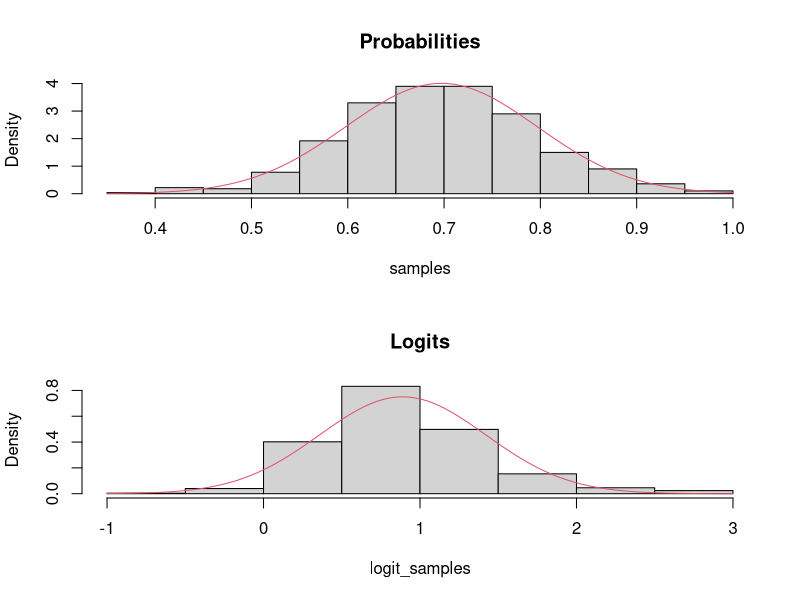

Recreate this plot in R.
set.seed(1234)
library(MASS)

samples <- rnorm(1000, mean = 0.7, sd = 0.1)
samples <- pmin(pmax(samples, 0.01), 0.99)
print(length(samples))

logit <- qlogis
logit_samples <- logit(samples)
logit_samples <- pmin(pmax(logit_samples, -3), 3)

fit <- fitdistr(samples, "normal")
fit_logit <- fitdistr(logit_samples, "normal")

par(mfrow = c(2, 1))
hist(samples, main = "Probabilities", prob = TRUE)
para <- fit$estimate
curve(dnorm(x, para[1], para[2]), col = 2, add = TRUE)

hist(logit_samples, main = "Logits", prob = TRUE)
para <- fit_logit$estimate
curve(dnorm(x, para[1], para[2]), col = 2, add = TRUE)

print(para)